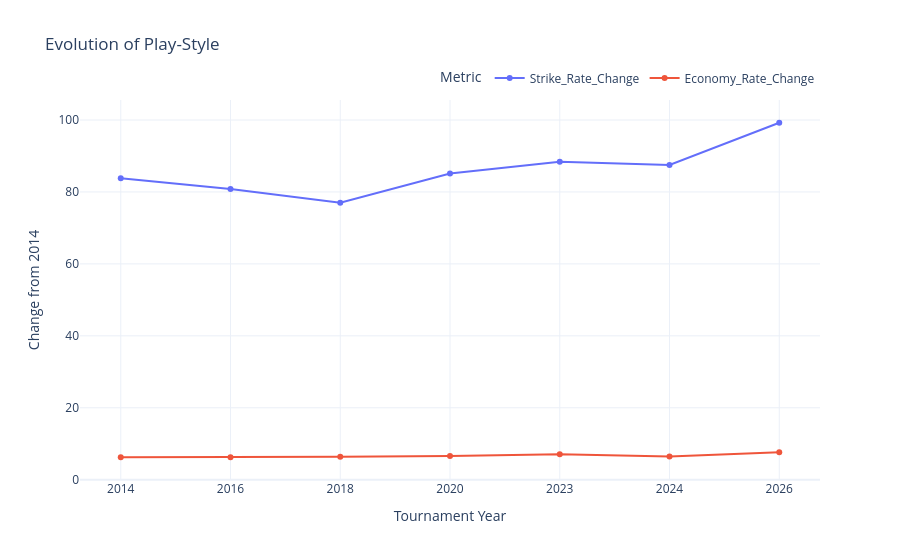

Notebook source saved alongside this figure:
### Code cell
df_plot = yearly_trend_df.copy()
if df_plot.index.name is not None:
    df_plot = df_plot.reset_index()
else:
    df_plot = df_plot.reset_index(drop=True)

# manual column name assignment to avoid duplication
new_cols = []
for i, col in enumerate(df_plot.columns):
    col_str = str(col).lower()
    if 'year' in col_str:
        new_cols.append('year')
    elif 'strike' in col_str or 'avg_sr' in col_str:
        new_cols.append('Strike_Rate_Change')
    elif 'economy' in col_str or 'avg_econ' in col_str:
        new_cols.append('Economy_Rate_Change')
    else:
        new_cols.append(f"unknown_col_{i}")

df_plot.columns = new_cols


# to remove duplicate columns
df_plot = df_plot.loc[:, ~df_plot.columns.duplicated()].copy()

fig_year_trends = px.line(
    df_plot,
    x='year',
    y=['Strike_Rate_Change', 'Economy_Rate_Change'],
    markers=True,
    title='Evolution of Play-Style',
    labels={
        'year': 'Tournament Year',
        'value': 'Change from 2014',
        'variable': 'Metric'
    }
)

fig_year_trends.update_layout(
    template='plotly_white',
    hovermode='x unified',
    legend=dict(
        orientation="h",
        yanchor="bottom",
        y=1.02,
        xanchor="right",
        x=1)
)
fig_year_trends.show()

### Figure 1 — Plotly figure (JSON) as saved in the notebook; plotly's stock layout.template omitted (floating-point values rounded to 4 significant figures)
{"data": [{"hovertemplate": "Metric=Strike_Rate_Change<br>Tournament Year=%{x}<br>Change from 2014=%{y}<extra></extra>", "legendgroup": "Strike_Rate_Change", "line": {"color": "#636efa", "dash": "solid"}, "marker": {"symbol": "circle"}, "mode": "lines+markers", "name": "Strike_Rate_Change", "orientation": "v", "showlegend": true, "type": "scatter", "x": ["2014", "2016", "2018", "2020", "2023", "2024", "2026"], "xaxis": "x", "y": [83.78, 80.84, 77.03, 85.15, 88.43, 87.53, 99.24], "yaxis": "y"}, {"hovertemplate": "Metric=Economy_Rate_Change<br>Tournament Year=%{x}<br>Change from 2014=%{y}<extra></extra>", "legendgroup": "Economy_Rate_Change", "line": {"color": "#EF553B", "dash": "solid"}, "marker": {"symbol": "circle"}, "mode": "lines+markers", "name": "Economy_Rate_Change", "orientation": "v", "showlegend": true, "type": "scatter", "x": ["2014", "2016", "2018", "2020", "2023", "2024", "2026"], "xaxis": "x", "y": [6.246, 6.265, 6.39, 6.561, 7.073, 6.451, 7.659], "yaxis": "y"}], "layout": {"hovermode": "x unified", "legend": {"orientation": "h", "title": {"text": "Metric"}, "tracegroupgap": 0, "x": 1, "xanchor": "right", "y": 1.02, "yanchor": "bottom"}, "title": {"text": "Evolution of Play-Style"}, "xaxis": {"anchor": "y", "domain": [0, 1], "title": {"text": "Tournament Year"}}, "yaxis": {"anchor": "x", "domain": [0, 1], "title": {"text": "Change from 2014"}}}}
